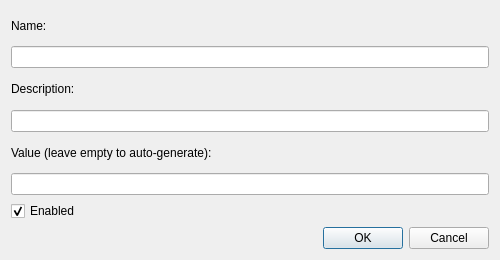
<?xml version="1.0" encoding="UTF-8"?>
<ui version="4.0">
 <class>RestApiKeyDialog</class>
 <widget class="QDialog" name="RestApiKeyDialog">
  <property name="geometry">
   <rect>
    <x>0</x>
    <y>0</y>
    <width>500</width>
    <height>260</height>
   </rect>
  </property>
  <property name="windowTitle">
   <string>Add API Key</string>
  </property>
  <layout class="QVBoxLayout" name="verticalLayout">
   <item>
    <layout class="QGridLayout" name="gridLayout">
     <item row="0" column="0">
      <widget class="QLabel" name="nameLabel">
       <property name="text">
        <string>Name:</string>
       </property>
      </widget>
     </item>
     <item row="1" column="0">
      <widget class="QLineEdit" name="nameEdit"/>
     </item>
     <item row="2" column="0">
      <widget class="QLabel" name="descriptionLabel">
       <property name="text">
        <string>Description:</string>
       </property>
      </widget>
     </item>
     <item row="3" column="0">
      <widget class="QLineEdit" name="descriptionEdit"/>
     </item>
     <item row="4" column="0">
      <widget class="QLabel" name="valueLabel">
       <property name="text">
        <string>Value (leave empty to auto-generate):</string>
       </property>
      </widget>
     </item>
     <item row="5" column="0">
      <widget class="QLineEdit" name="valueEdit"/>
     </item>
     <item row="6" column="0">
      <widget class="QCheckBox" name="enabledCheck">
       <property name="text">
        <string>Enabled</string>
       </property>
       <property name="checked">
        <bool>true</bool>
       </property>
      </widget>
     </item>
    </layout>
   </item>
   <item>
    <widget class="QDialogButtonBox" name="buttonBox">
     <property name="standardButtons">
      <set>QDialogButtonBox::StandardButton::Cancel|QDialogButtonBox::StandardButton::Ok</set>
     </property>
    </widget>
   </item>
  </layout>
 </widget>
 <tabstops>
  <tabstop>nameEdit</tabstop>
  <tabstop>descriptionEdit</tabstop>
  <tabstop>valueEdit</tabstop>
  <tabstop>enabledCheck</tabstop>
 </tabstops>
 <resources/>
 <connections/>
</ui>
